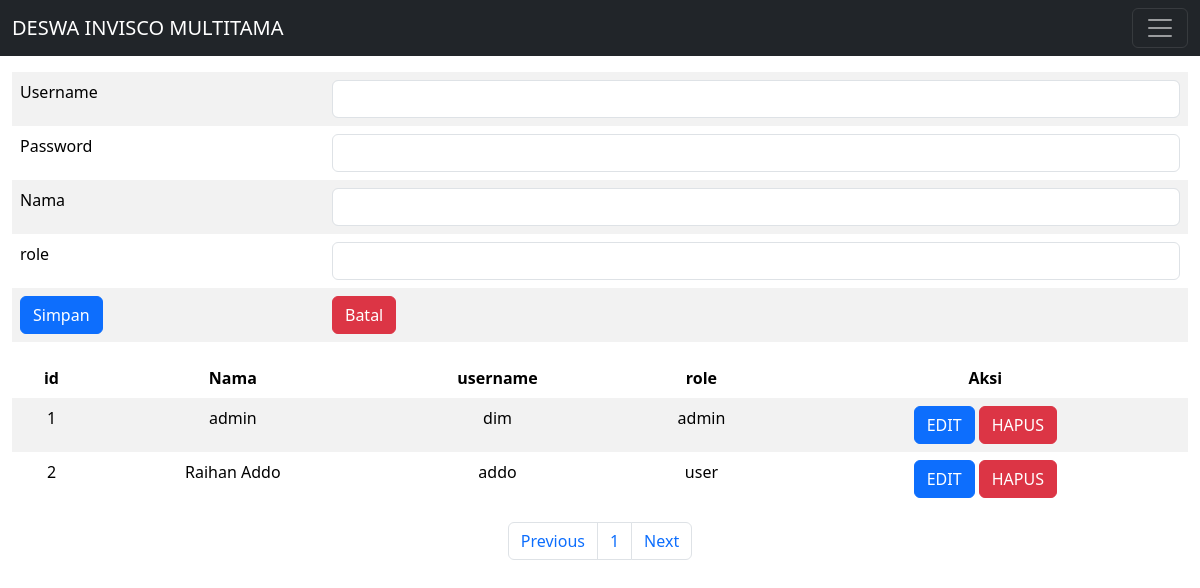
The page /admin/user.php (signed in) on the database its author committed.
### tables this page shows
CREATE TABLE `user` (
  `id` int NOT NULL,
  `nama` varchar(50) DEFAULT NULL,
  `username` varchar(50) NOT NULL,
  `password` varchar(50) DEFAULT NULL,
  `role` varchar(50) NOT NULL
);

### admin/paging.php (the view, shortened to what this page needs)
<?php
include '../koneksi.php';
$batas = 10;
$halaman = isset($_GET['halaman']) ? (int)$_GET['halaman'] : 1;
$halaman_awal = ($halaman > 1) ? ($halaman * $batas) - $batas : 0;
$data_user = mysqli_query($koneksi, "SELECT * FROM user LIMIT $halaman_awal, $batas");
$nomor = $halaman_awal + 1;
while ($d = mysqli_fetch_array($data_user)) {
    ?>
<tr>
    <td style="text-align: center;"><?php echo $nomor++; ?></td>
    <td style="text-align: center;"><?php echo htmlspecialchars($d['nama']); ?></td>
    <td style="text-align: center;"><?php echo htmlspecialchars($d['username']); ?></td>
    <td style="text-align: center;"><?php echo htmlspecialchars($d['role']); ?></td>
    <td style="text-align: center;">
        <a href="user_edit.php?id=<?php echo htmlspecialchars($d['id']); ?>" class="btn btn-primary">EDIT</a>
        <a href=" hapus.php?id=<?php echo htmlspecialchars($d['id']); ?>"
            onclick="return confirm('Yakin ingin menghapus data ini?')" class="btn btn-danger">HAPUS</a>
    </td>
</tr>
<?php
}
?>

### rows shown on the page
user: nama "admin", username "dim", role "admin"
user: nama "Raihan Addo", username "addo", role "user"
